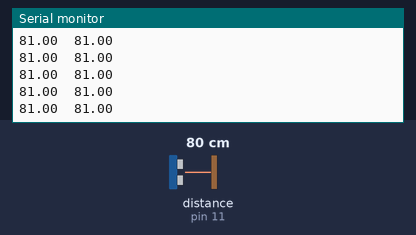
A sketch run on a simulated Arduino Uno, built with avr-gcc and run on an emulated ATmega328P. Parts: the last lines printed to the serial monitor. The test bench sets the inputs (shaded band); at power-on: distance to the obstacle (sensor on pin 11) 80 cm. The echo pulse lasts 58.3 µs per cm.

Above: at 1.2 s.
1.3 s: distance to the obstacle (sensor on pin 11) set to 2 cm
At 1.34 s:
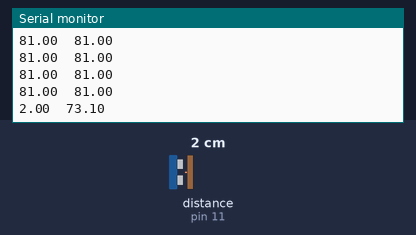
2.8 s: distance to the obstacle (sensor on pin 11) set to 4 cm
At 2.85 s:
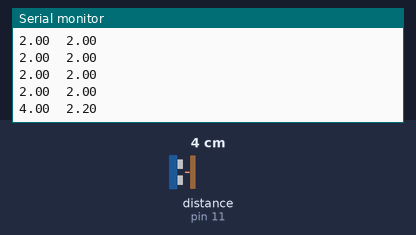
Timing chart, 0 to 5.8 s (numbered marks = the images above; inputs shaded):
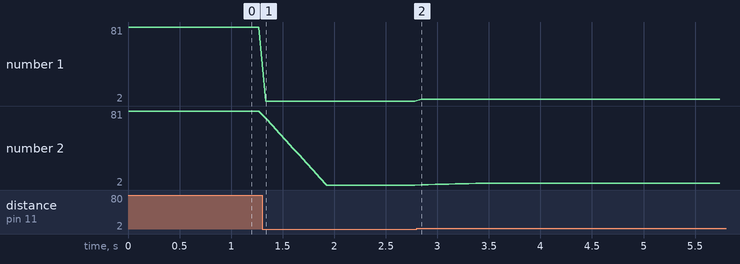

The sketch:

Ultrasound.ino
```cpp
#include "NewPing.h"
#include "RunningAverage.h"
float avg_ping, pingval;
#define TRIGGER_PIN  12  // Arduino pin tied to trigger pin on the ultrasonic sensor.
#define ECHO_PIN     11  // Arduino pin tied to echo pin on the ultrasonic sensor.
#define MAX_DISTANCE 400 // Maximum distance we want to ping for (in centimeters). Maximum sensor distance is rated at 400-500cm.
NewPing sonar(TRIGGER_PIN, ECHO_PIN, MAX_DISTANCE); // NewPing setup of pins and maximum distance.
RunningAverage USound(10);
void setup(){
Serial.begin(38400);
}
void loop(){
   pingval = sonar.ping_cm();  // Read distance from sensor
   if (pingval == pingval){    // Check pingval is not NAN
      if (pingval > 0.5 and pingval < MAX_DISTANCE){

          USound.addValue(pingval);
          avg_ping = USound.getAverage();

         }
    }
   Serial.print(pingval); Serial.print('\t');
   Serial.print(avg_ping); Serial.print('\t');
   Serial.print('\n');
   delay(64); // Recommended resampling delay
}
```

Measured:
- after the input at 1.3 s, the serial monitor: prints a new line at once (image 1)
- after the input at 2.8 s, the serial monitor: prints a new line after 0.05 s (image 2)
- plotted number 1: 81 → 2 after the input at 1.3 s, 2 → 4 after the input at 2.8 s
- plotted number 2: 81 → 2 after the input at 1.3 s, 2 → 4 after the input at 2.8 s
